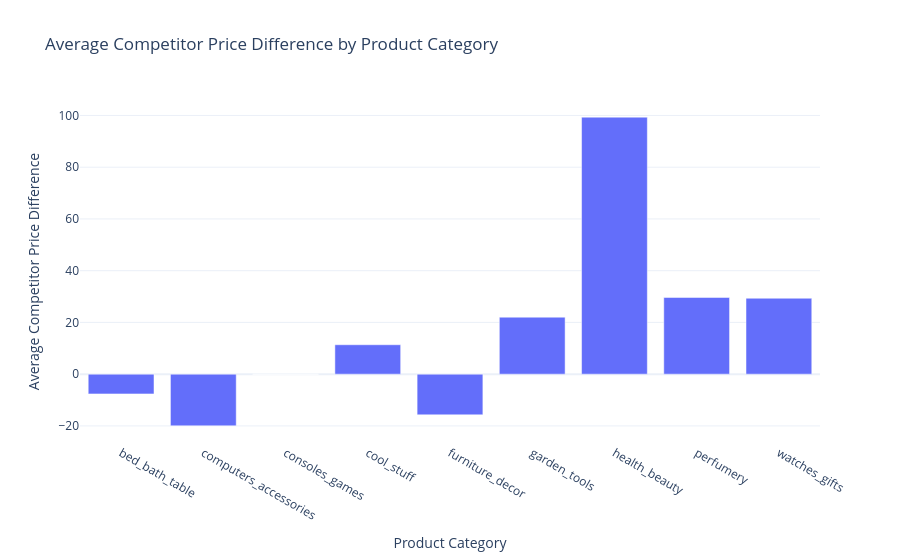

The code cell stored with this chart in its notebook:
### Code cell
data['comp_price_diff'] = data['unit_price'] - data['comp_1']

avg_price_diff_by_category = data.groupby('product_category_name')['comp_price_diff'].mean().reset_index()

fig = px.bar(avg_price_diff_by_category,
             x='product_category_name',
             y='comp_price_diff',
             title = 'Average Competitor 1 Price Difference by Product Category'
                )
fig.update_layout(
    xaxis_title = 'Product Category',
    yaxis_title = 'Average Competitor Price Difference'
)


fig.show()

### Figure 1 — Plotly figure (JSON) as saved in the notebook; plotly's stock layout.template omitted (floating-point values rounded to 4 significant figures)
{"data": [{"hovertemplate": "product_category_name=%{x}<br>comp_price_diff=%{y}<extra></extra>", "legendgroup": "", "marker": {"color": "#636efa", "pattern": {"shape": ""}}, "name": "", "orientation": "v", "showlegend": false, "textposition": "auto", "type": "bar", "x": ["bed_bath_table", "computers_accessories", "consoles_games", "cool_stuff", "furniture_decor", "garden_tools", "health_beauty", "perfumery", "watches_gifts"], "xaxis": "x", "y": [-7.637, -19.97, -0.06775, 11.37, -15.73, 22.04, 99.34, 29.66, 29.35], "yaxis": "y"}], "layout": {"barmode": "relative", "legend": {"tracegroupgap": 0}, "title": {"text": "Average Competitor Price Difference by Product Category"}, "xaxis": {"anchor": "y", "domain": [0, 1], "title": {"text": "Product Category"}}, "yaxis": {"anchor": "x", "domain": [0, 1], "title": {"text": "Average Competitor Price Difference"}}}}
